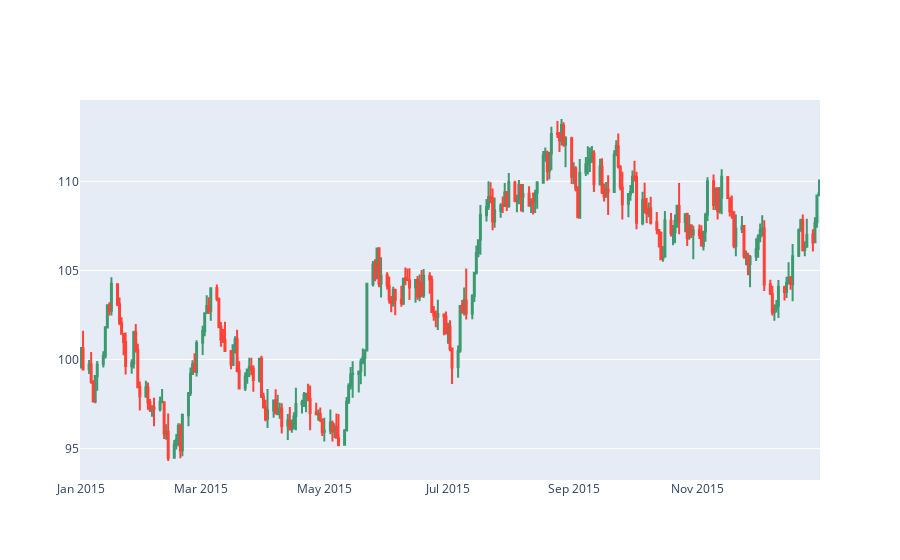

The code cell stored with this chart in its notebook:
### Code cell
# plotly モジュールのインポート
from plotly.offline import init_notebook_mode, iplot
from plotly import figure_factory as FF

# Jupyter notebook用設定
init_notebook_mode(connected=True) 

# ローソクチャートの設定
fig = FF.create_candlestick(df.open, df.high, df.low, df.close, dates = df.index)
iplot(fig)

### Figure 1 — Plotly figure (JSON) as saved in the notebook; plotly's stock layout.template omitted (floating-point values rounded to 4 significant figures; data arrays with more than 128 entries replaced by an {"elided": "..."} marker saying what was removed)
{"data": [{"boxpoints": false, "fillcolor": "#3D9970", "line": {"color": "#3D9970"}, "name": "Increasing", "showlegend": false, "type": "box", "whiskerwidth": 0, "x": {"elided": "864 str values"}, "y": {"elided": "864 float values"}}, {"boxpoints": false, "fillcolor": "#FF4136", "line": {"color": "#FF4136"}, "name": "Decreasing", "showlegend": false, "type": "box", "whiskerwidth": 0, "x": {"elided": "702 str values"}, "y": {"elided": "702 float values"}}], "layout": {}}
